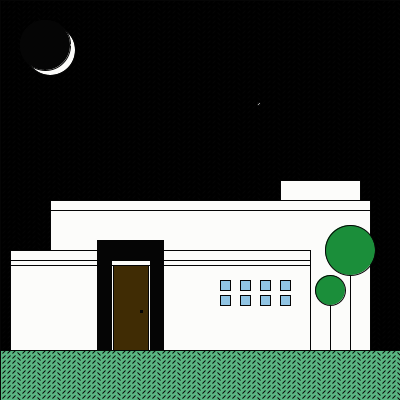
Frame 1 (no input)
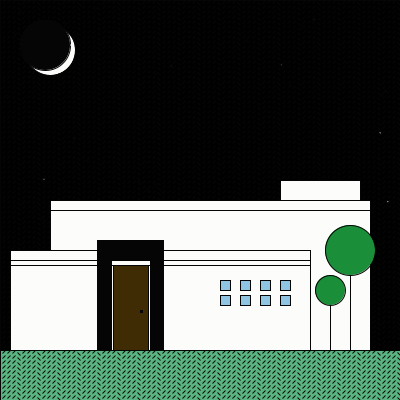
Frame 60 (the mouse pressed at the canvas centre just before this capture)
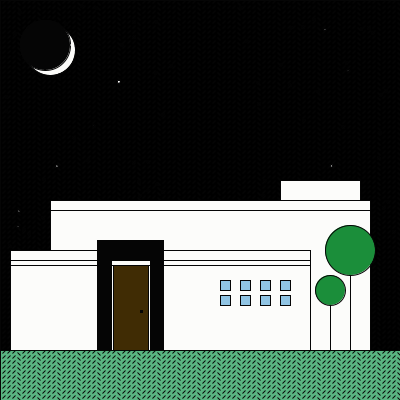
Frame 120 (the mouse held since frame 60 and released just before this capture)

The Processing sketch that drew these frames (run headless with seeded random() and noise(); from frame 60 on, the mouse is pressed at the canvas centre):

// Processing sketch: processing_123637
// ── processing_123637.pde

int num = 50;
float mx[] = new float[num];
float my[] = new float[num];
void setup() {
  size(400,400);
  background(0);
  stroke(5,5,5);
}  
void draw() {
   fill(0, 50);
  rect(0, 0, width, height);
    fill(255);
  ellipse(random(width), random(height), 3, 3);
fill(89,180,129);
rect(0,350,400,400);
fill(252,252,250);
strokeCap(SQUARE);

for (int y = 0; y <= height; y += 5) { 
  for (int x = 0; x <= width; x += 5) { 
    if (x % 20 == 0) { 
      line(x, y, x-3, y-3); 
    } 
    else { 
      line(x, y, x-3, y+3); 
    } 
  }
}
rect(50,200,320,150);
rect(10,250,300,100);
rect(280,180,80,20);
line(10,260,310,260);
line(10,265,310,265);
line(50,210,370,210);
fill(5,5,5);
rect(97,240,14,110);
rect(150,240,13,110);
rect(100,240,50,20);
fill(144,196,227);
for(int i=0; i<80;i=i+20){
  quad(220+i,280,220+i+10,280,220+i+10,290,220+i,290);
}
for(int i=0; i<80;i=i+20){
  quad(220+i,295,220+i+10,295,220+i+10,305,220+i,305);
}
fill(27,142,58);
line(350,250,350,350);
line(330,290,330,350);
ellipse(350,250,50,50);
ellipse(330,290,30,30);
fill(64,44,4);
rect(113,265,35,85);
fill(5,5,5);
rect(140,310,2,2);
fill(252,252,250);
arc(50,50,50,50,0,PI+TWO_PI);
fill(5,5,5);
arc(45,45,50,50,0,PI+TWO_PI);
fill(252,252,250);
}
